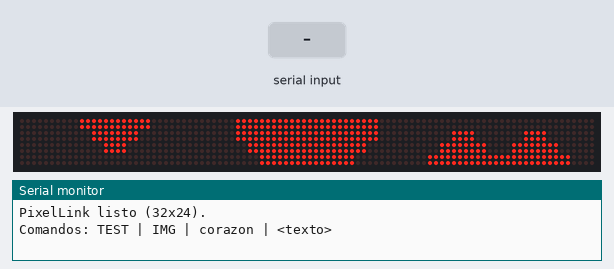
Bench run of a program on a simulated Arduino Uno, built with avr-gcc and run on an emulated ATmega328P. Shown: 96×8 LED matrix, the last lines printed to the serial monitor. The inputs (shaded band) are chosen by the test bench.

Above: at 1.2 s.
1.3 s: "1\n" received over the second serial link
At 2.85 s:
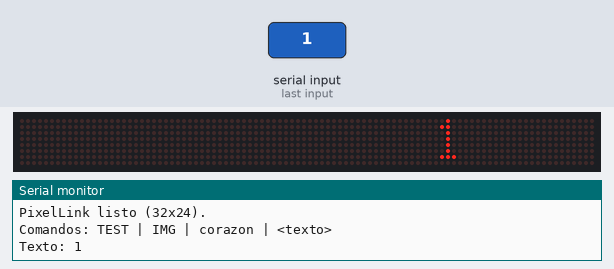
2.9 s: "TEST\n" received over the second serial link
At 4.3 s:
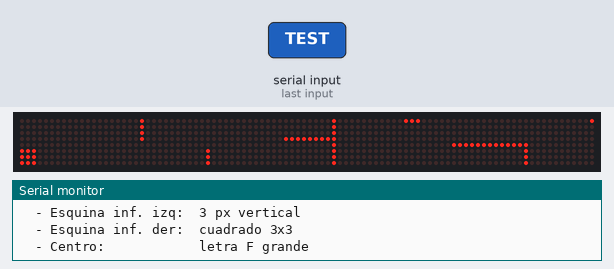
Timing chart, 0 to 5.9 s (numbered marks = the images above; inputs shaded):
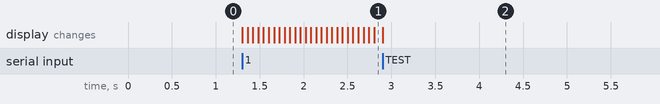

The program:

main.cpp
```cpp
#include <Arduino.h>

// Ampliamos el buffer RX de SoftwareSerial ANTES del include (64 por defecto
// se queda corto cuando llegan ráfagas de 96 bytes de imagen).
#ifndef _SS_MAX_RX_BUFF
#define _SS_MAX_RX_BUFF 128
#endif
#include <SoftwareSerial.h>

#include <MD_Parola.h>
#include <SPI.h>

// =====================================================================
//  Hardware (NO cambiar — drivers y pines del proyecto)
// =====================================================================
#define HARDWARE_TYPE  MD_MAX72XX::FC16_HW
#define MAX_DEVICES    12       // 4 cols x 3 filas de matrices 8x8
#define CLK_PIN        13
#define DATA_PIN       11
#define CS_PIN         10

MD_Parola display = MD_Parola(HARDWARE_TYPE, DATA_PIN, CLK_PIN, CS_PIN, MAX_DEVICES);

#define BT_BAUD 38400
SoftwareSerial BT(3, 5);

// =====================================================================
//  Resolución física
// =====================================================================
#define PHYS_W   32             // 4 módulos * 8 cols
#define PHYS_H   24             // 3 módulos * 8 filas
#define MOD_COLS 4
#define MOD_ROWS 3

// =====================================================================
//  ORIENTACIÓN DE LOS MÓDULOS
//
//  Si al recibir una imagen (comando IMG) la ves girada o espejada,
//  ajusta estos flags y vuelve a flashear el Arduino.
//
//  Recomendado: primero ENVÍA "TEST" desde la app — pinta una "F"
//  grande y marcas en las 4 esquinas. Comparando con lo que sale en
//  la matriz se ve qué hace falta tocar.
//
//  Significado de cada flag (poner 0 ó 1):
//    INVERT_X         -> espejo horizontal de toda la matriz
//    INVERT_Y         -> espejo vertical de toda la matriz
//    MOD_X_REVERSE    -> invierte el orden de los módulos dentro de cada fila
//    MOD_Y_REVERSE    -> invierte el orden de las filas de módulos
//    MODULE_TRANSPOSE -> rota 90° cada módulo (intercambia ejes dentro)
//
//  Combinaciones más comunes:
//    Imagen espejada horizontalmente -> INVERT_X = 1
//    Imagen al revés (cabeza abajo)  -> INVERT_X = 1 y INVERT_Y = 1
//    Imagen girada 90° -> MODULE_TRANSPOSE = 1 (+ ajustar inverts si hace falta)
// =====================================================================
#define INVERT_X          0
#define INVERT_Y          0
#define MOD_X_REVERSE     0
#define MOD_Y_REVERSE     0
#define MODULE_TRANSPOSE  0

// =====================================================================
//  Imagen
// =====================================================================
#define IMG_BYTES (PHYS_W * PHYS_H / 8)   // 96

enum RxState { ST_TEXT, ST_IMG };
RxState rxState = ST_TEXT;
uint8_t  imgBuf[IMG_BYTES];
uint16_t imgPos = 0;

String mensaje = "";
unsigned long ultimoByteMs = 0;
char bufDisplay[64] = "";
bool showingImage = false;   // true mientras matriz muestra bitmap (no animar)

// =====================================================================
//  Corazón hardcodeado (24x20)
// =====================================================================
#define HEART_W 24
#define HEART_H 20
const uint32_t HEART[HEART_H] = {
  0x0F00F0, 0x0F00F0,
  0x3FC3FC, 0x3FC3FC,
  0xFFFFFF, 0xFFFFFF, 0xFFFFFF, 0xFFFFFF, 0xFFFFFF, 0xFFFFFF,
  0x3FFFFC, 0x3FFFFC,
  0x0FFFF0, 0x0FFFF0,
  0x03FFC0, 0x03FFC0,
  0x00FF00, 0x00FF00,
  0x003C00, 0x003C00
};

// =====================================================================
//  Dibujo de píxel con la orientación configurada
// =====================================================================
inline void drawPx(MD_MAX72XX *mx, uint8_t x, uint8_t y, bool on) {
  if (x >= PHYS_W || y >= PHYS_H) return;

  // 1) Espejos globales
#if INVERT_X
  x = PHYS_W - 1 - x;
#endif
#if INVERT_Y
  y = PHYS_H - 1 - y;
#endif

  // 2) Descomposición en (módulo, píxel dentro del módulo)
  uint8_t mc = x / 8;
  uint8_t mr = y / 8;
  uint8_t dx = x % 8;
  uint8_t dy = y % 8;

  // 3) Orden de los módulos
#if MOD_X_REVERSE
  mc = MOD_COLS - 1 - mc;
#endif
#if MOD_Y_REVERSE
  mr = MOD_ROWS - 1 - mr;
#endif

  // 4) Rotación del píxel dentro del módulo
#if MODULE_TRANSPOSE
  { uint8_t tmp = dx; dx = dy; dy = tmp; }
#endif

  uint8_t modIdx = mr * MOD_COLS + mc;
  uint16_t logCol = (uint16_t)modIdx * 8 + dx;
  mx->setPoint(dy, logCol, on);
}

// =====================================================================
//  Helpers de pintado
// =====================================================================
void pintarCorazon() {
  showingImage = true;
  display.displayReset();
  display.displayClear();
  MD_MAX72XX *mx = display.getGraphicObject();
  mx->control(MD_MAX72XX::UPDATE, MD_MAX72XX::OFF);
  uint8_t xOff = (PHYS_W - HEART_W) / 2;
  uint8_t yOff = (PHYS_H - HEART_H) / 2;
  for (uint8_t r = 0; r < HEART_H; r++) {
    for (uint8_t c = 0; c < HEART_W; c++) {
      bool on = (HEART[r] & ((uint32_t)1 << (HEART_W - 1 - c))) != 0;
      drawPx(mx, xOff + c, yOff + r, on);
    }
  }
  mx->update();
  mx->control(MD_MAX72XX::UPDATE, MD_MAX72XX::ON);
}

/**
 * Pinta una imagen monocroma de 32x24 empaquetada en 96 bytes
 * (8 px por byte, MSB primero, orden row-major).
 */
void pintarImagen(const uint8_t *buf) {
  showingImage = true;
  display.displayReset();
  display.displayClear();
  MD_MAX72XX *mx = display.getGraphicObject();
  mx->control(MD_MAX72XX::UPDATE, MD_MAX72XX::OFF);

  for (uint8_t y = 0; y < PHYS_H; y++) {
    for (uint8_t x = 0; x < PHYS_W; x++) {
      uint16_t bitIdx = (uint16_t)y * PHYS_W + x;
      uint8_t  b      = buf[bitIdx >> 3];
      bool     on     = (b & (0x80 >> (bitIdx & 7))) != 0;
      drawPx(mx, x, y, on);
    }
  }

  mx->update();
  mx->control(MD_MAX72XX::UPDATE, MD_MAX72XX::ON);
}

/**
 * Patrón de calibración: una "F" grande en el centro + marcas
 * únicas en cada esquina.
 *
 *   - Esquina superior izq.:  1 píxel
 *   - Esquina superior der.:  línea horizontal de 3 px
 *   - Esquina inferior izq.:  línea vertical de 3 px
 *   - Esquina inferior der.:  cuadrado 3x3
 *
 * La "F" es asimétrica (no es la misma al rotar/espejar) por lo
 * que sirve para identificar cualquier transformación.
 */
void pintarTest() {
  showingImage = true;
  display.displayReset();
  display.displayClear();
  MD_MAX72XX *mx = display.getGraphicObject();
  mx->control(MD_MAX72XX::UPDATE, MD_MAX72XX::OFF);

  // Esquinas
  drawPx(mx, 0, 0, true);                                // top-left = 1 px
  drawPx(mx, 29, 0, true); drawPx(mx, 30, 0, true); drawPx(mx, 31, 0, true); // top-right
  drawPx(mx, 0, 21, true); drawPx(mx, 0, 22, true); drawPx(mx, 0, 23, true); // bottom-left
  for (uint8_t y = 21; y <= 23; y++)
    for (uint8_t x = 29; x <= 31; x++)
      drawPx(mx, x, y, true);                            // bottom-right = 3x3

  // "F" en el centro (asimétrica)
  // Barra vertical
  for (uint8_t y = 4; y <= 19; y++) drawPx(mx, 11, y, true);
  // Barra horizontal superior
  for (uint8_t x = 11; x <= 23; x++) drawPx(mx, x, 4, true);
  // Barra horizontal media
  for (uint8_t x = 11; x <= 19; x++) drawPx(mx, x, 11, true);

  mx->update();
  mx->control(MD_MAX72XX::UPDATE, MD_MAX72XX::ON);

  Serial.println(F("Patron TEST pintado:"));
  Serial.println(F("  - Esquina sup. izq:  1 px"));
  Serial.println(F("  - Esquina sup. der:  3 px horizontal"));
  Serial.println(F("  - Esquina inf. izq:  3 px vertical"));
  Serial.println(F("  - Esquina inf. der:  cuadrado 3x3"));
  Serial.println(F("  - Centro:            letra F grande"));
}

// =====================================================================
//  Procesado de comandos de texto
// =====================================================================
void procesarComando() {
  if (mensaje.length() == 0) return;

  if (mensaje == "IMG") {
    rxState = ST_IMG;
    imgPos = 0;
    mensaje = "";
    Serial.println(F("Modo IMG: esperando 96 bytes..."));
    return;
  }

  if (mensaje == "TEST") {
    mensaje = "";
    pintarTest();
    return;
  }

  String low = mensaje;
  low.toLowerCase();
  Serial.print(F("Texto: "));
  Serial.println(mensaje);

  if (low == "corazon" || low == "heart") {
    mensaje = "";
    pintarCorazon();
    return;
  }

  mensaje.toCharArray(bufDisplay, sizeof(bufDisplay));
  mensaje = "";
  showingImage = false;
  display.displayReset();
  display.displayClear();
  display.displayScroll(bufDisplay, PA_CENTER, PA_SCROLL_LEFT, 60);
}

// =====================================================================
//  setup / loop
// =====================================================================
void setup() {
  Serial.begin(9600);
  BT.begin(BT_BAUD);

  display.begin();
  display.setIntensity(5);

  pintarCorazon();

  Serial.println(F("PixelLink listo (32x24)."));
  Serial.println(F("Comandos: TEST | IMG | corazon | <texto>"));
}

void loop() {
  while (BT.available()) {
    uint8_t c = BT.read();
    ultimoByteMs = millis();

    if (rxState == ST_IMG) {
      imgBuf[imgPos++] = c;
      if (imgPos >= IMG_BYTES) {
        rxState = ST_TEXT;
        Serial.println(F("Imagen completa. Pintando..."));
        pintarImagen(imgBuf);
      }
      continue;
    }

    if (c == '\n') {
      if (mensaje.length() > 0) procesarComando();
    } else if (c != '\r' && c >= 32 && c < 127) {
      mensaje += (char)c;
    }
  }

  if (rxState == ST_TEXT && mensaje.length() > 0 && millis() - ultimoByteMs > 300) {
    procesarComando();
  }

  if (!showingImage && display.displayAnimate()) {
    display.displayReset();
  }
}
```

Measured:
- after the input at 1.3 s, the display: first changes at once (image 1 shows a later state)
